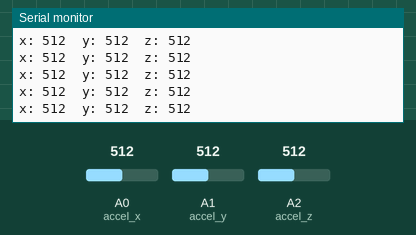
A sketch run on a simulated Arduino Uno, built with avr-gcc and run on an emulated ATmega328P. On the bench: the last lines printed to the serial monitor. The inputs (shaded band) are chosen by the test bench; at power-on: A1 (accel_y) = 512, A0 (accel_x) = 512, A2 (accel_z) = 512.

Above: at 7.2 s.
7.3 s: A1 (accel_y) set to 981
At 7.37 s:
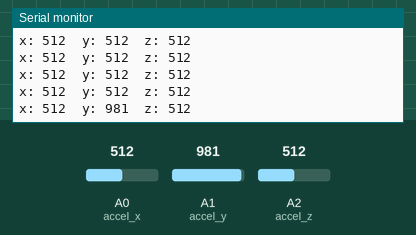
10.3 s: A1 (accel_y) set to 1011
At 10.4 s:
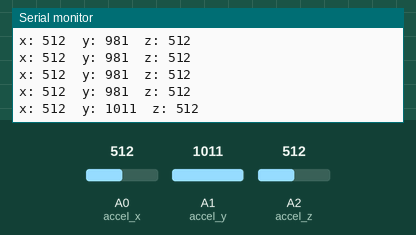
Timing chart, 0 to 12.8 s (numbered marks = the images above; inputs shaded):
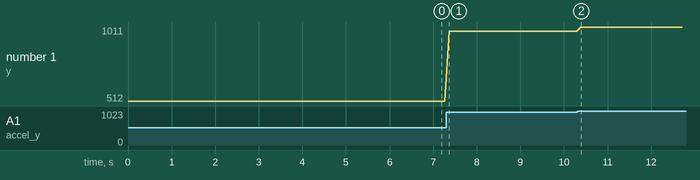

Measured:
- after the input at 7.3 s, the serial monitor: prints a new line after 0.06 s (image 1)
- after the input at 10.3 s, the serial monitor: prints a new line after 0.09 s (image 2)
- plotted number 1: 512 → 981 after the input at 7.3 s, 981 → 1011 after the input at 10.3 s

The sketch:

accelerometer-calibrate.ino
```cpp
// (licence header left out)
//
// ACCELEROMETER PINS
//
const int accel_x = A0;
const int accel_y = A1;
const int accel_z = A2;

void setup()
{
    // Set the serial port at 9600 bauds
    Serial.begin(9600);
}

void loop()
{
    // We simply print the values from the sensor to the serial monitor.
    Serial.print("x: ");
    Serial.print(analogRead(accel_x), DEC);
    Serial.print('\t');

    Serial.print("y: ");
    Serial.print(analogRead(accel_y), DEC);
    Serial.print('\t');

    Serial.print("z: ");
    Serial.print(analogRead(accel_z), DEC);
    Serial.print('\n');

    delay(100);
}
```
